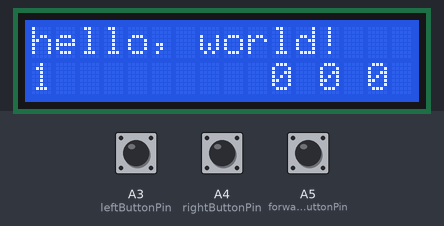
A sketch run on a simulated Arduino Uno, built with avr-gcc and run on an emulated ATmega328P. On the bench: 16×2 character LCD. The inputs (shaded band) are chosen by the test bench; at power-on: A3 (leftButtonPin) HIGH, A4 (rightButtonPin) HIGH, A5 (forwardButtonPin) HIGH. What the sketch prints to the serial monitor is not drawn.

Above: at 1.2 s.
1.3 s: A3 (leftButtonPin) pulled LOW for 0.15 s
At 1.38 s:
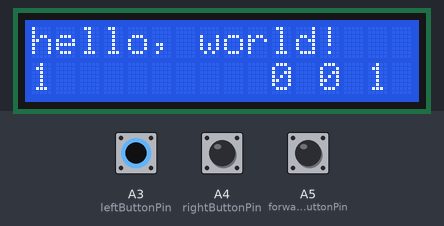
2.9 s: A4 (rightButtonPin) pulled LOW for 0.15 s
At 2.95 s:
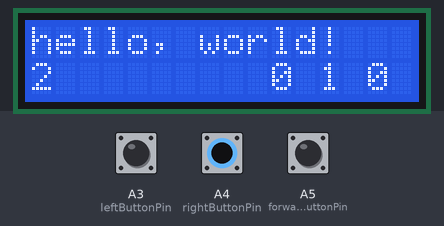
4.5 s: A5 (forwardButtonPin) pulled LOW for 0.15 s
At 4.58 s:
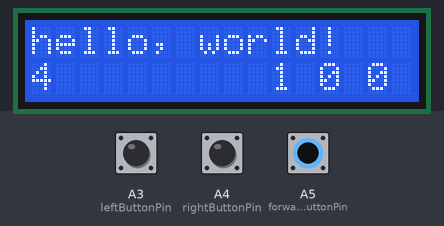
6.1 s: A3 (leftButtonPin) pulled LOW for 1 s
At 6.8 s:
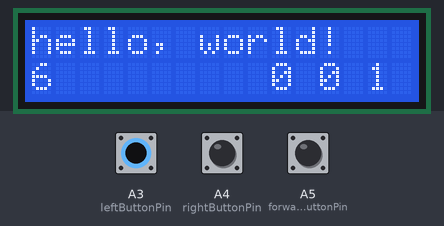
8.6 s: A4 (rightButtonPin) pulled LOW for 1 s
At 9.5 s:
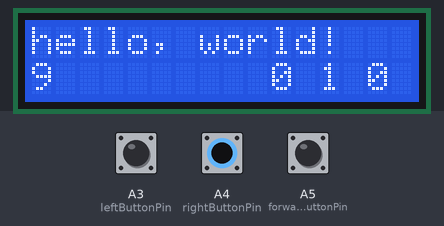
11.1 s: A5 (forwardButtonPin) pulled LOW for 1 s
At 11.8 s:
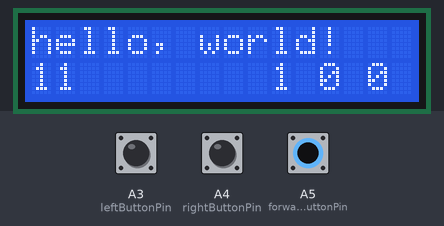
Timing chart, 0 to 14.1 s (numbered marks = the images above; inputs shaded):
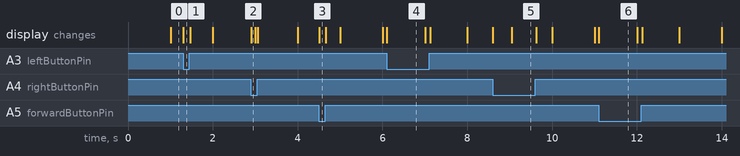

Measured:
- after the input at 1.3 s, the display: changes at once (image 1)
- what the display in image 4 shows lasts 0.9 s, from 6.1 s to 7.0 s

The sketch:

controlPanel.ino
```cpp
/*
  Robot control panel
  Based on the built-in LCD example Hello World

  Todo:
  - add a software serial port to communicate with the Arduino on the robot

*/

#include <LiquidCrystal.h>
#include <SoftwareSerial.h>

/*
   Pin assignments
*/

// unused: 8, 9, 10, 11, 12, 13, A2
const int controlPanelTxPin = 6; // red wire
const int controlPanelRxPin = 7; // yellow wire
const int rs = A1, en = A0, d4 = 5, d5 = 4, d6 = 3, d7 = 2;
// One or both of 11, 12 don't work
// const int rs = 12, en = 11, d4 = 5, d5 = 4, d6 = 3, d7 = 2;
const int leftButtonPin = A3;
const int rightButtonPin = A4;
const int forwardButtonPin = A5;

SoftwareSerial controlPanelSerial(controlPanelRxPin, controlPanelTxPin); // RX, TX


LiquidCrystal lcd(rs, en, d4, d5, d6, d7);

void setup() {
  lcd.begin(16, 2); // LCD size
  lcd.print("hello, world!");

  controlPanelSerial.begin(9600);
  Serial.begin(9600);

  Serial.begin(9600);
  Serial.print("hello, world!");

  pinMode(leftButtonPin, INPUT_PULLUP);
  pinMode(rightButtonPin, INPUT_PULLUP);
  pinMode(forwardButtonPin, INPUT_PULLUP);
}

//boolean running = false;


void loop() {


  // set the cursor to column 0, line 1
  // (note: line 1 is the second row, since counting begins with 0):
  lcd.setCursor(0, 1);
  // print the number of seconds since reset:
  lcd.print(millis() / 1000);

  int leftState = !digitalRead(leftButtonPin);
  int rightState = !digitalRead(rightButtonPin);
  int forwardState = !digitalRead(forwardButtonPin);

  lcd.setCursor (14, 1);
  lcd.print(leftState);
  lcd.setCursor (12, 1);
  lcd.print(rightState);
  lcd.setCursor (10, 1);
  lcd.print(forwardState);

  if (leftState || rightState || forwardState) {
   // running = true;

    char message = (leftState << 0) |
                   (rightState << 1) |
                   (forwardState << 2);
    Serial.print("sending message ]");
    Serial.print((int)message);
    Serial.println("[");


    int foo = controlPanelSerial.write(message);
    Serial.print("controlPanelSerial: ");
    Serial.print(foo);
    Serial.println(" bytes sent");
  } else {

    // get rid of this and replace with a timeout on the controller
//    if (running == true) {
//      Serial.println("stop");
//      for (int i = 5; i; i--) {
//        int foo = controlPanelSerial.write((char)0);
//      }
//      running = false;
//    }
  }
}
```
